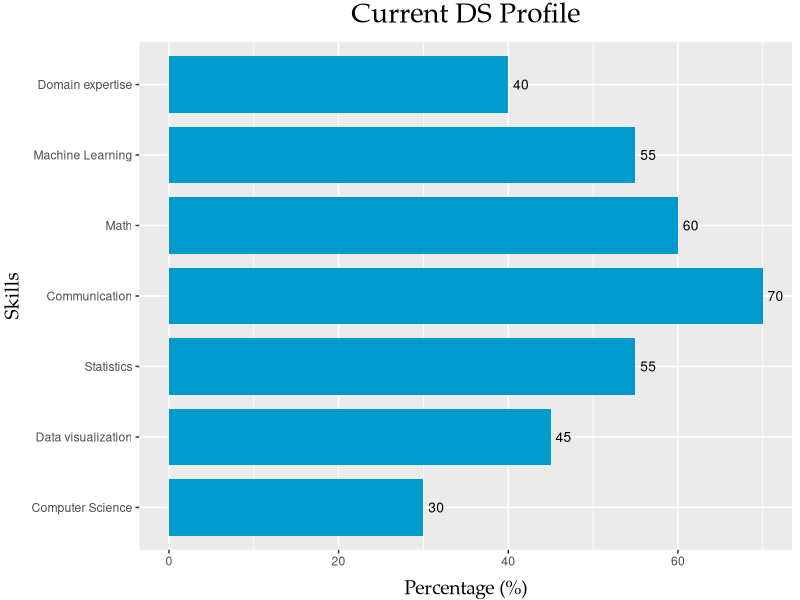
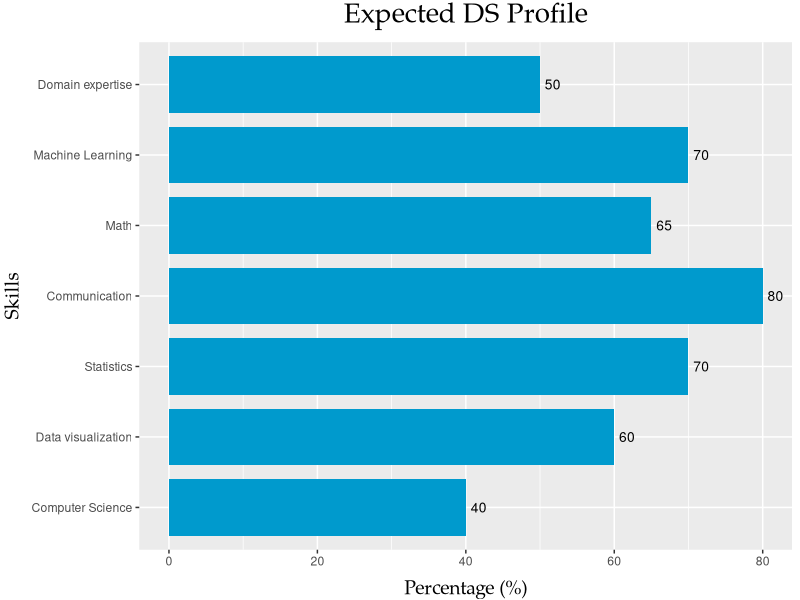
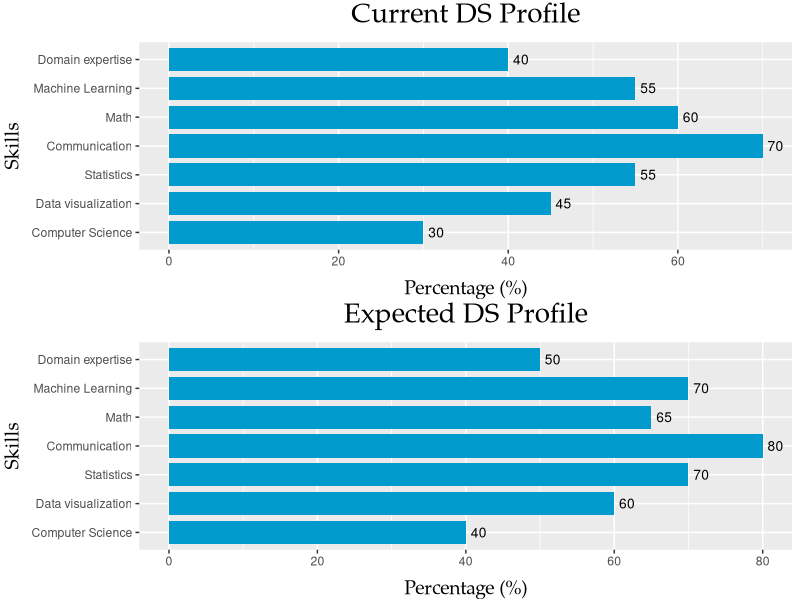
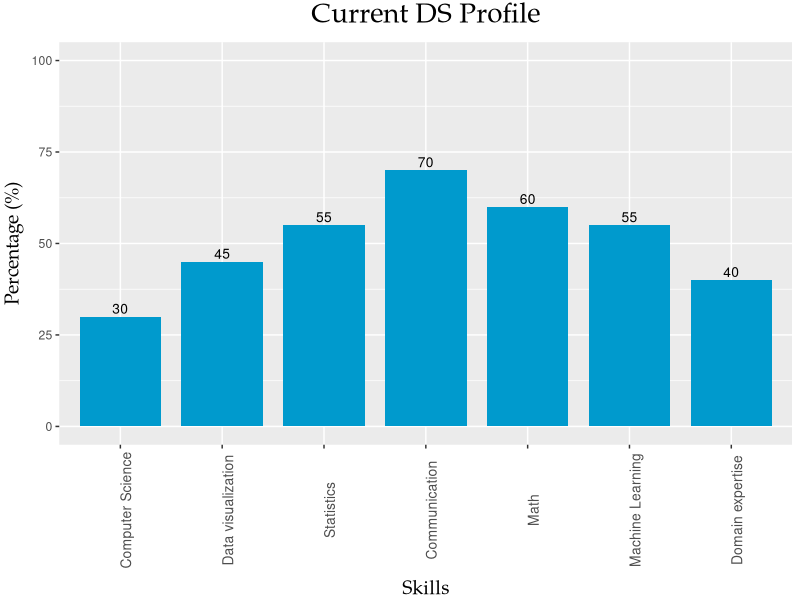
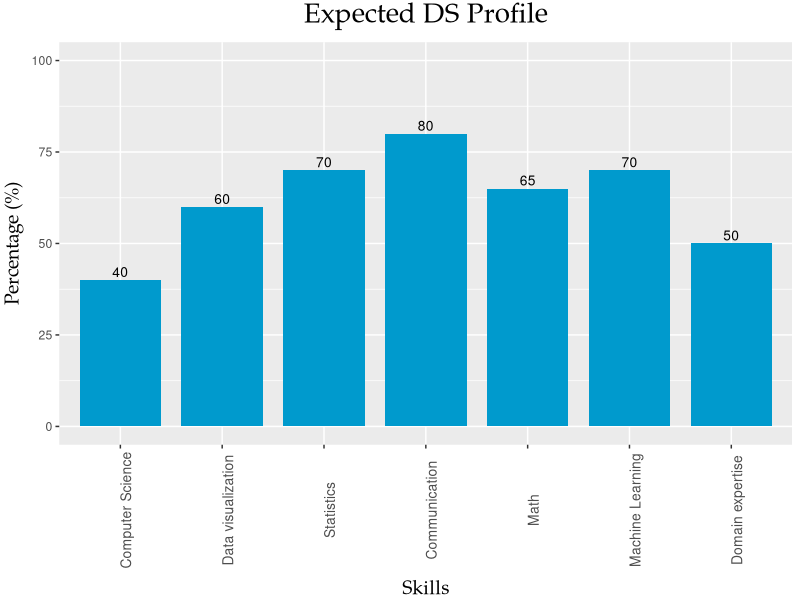
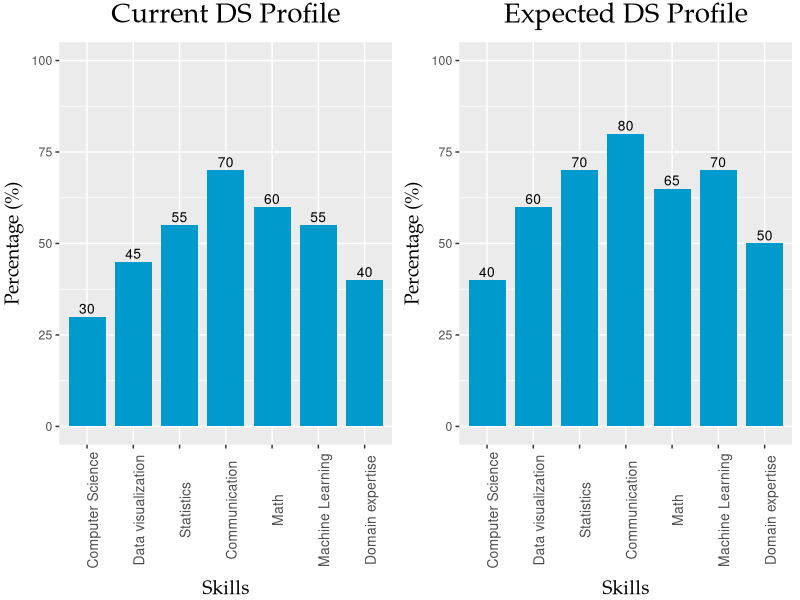
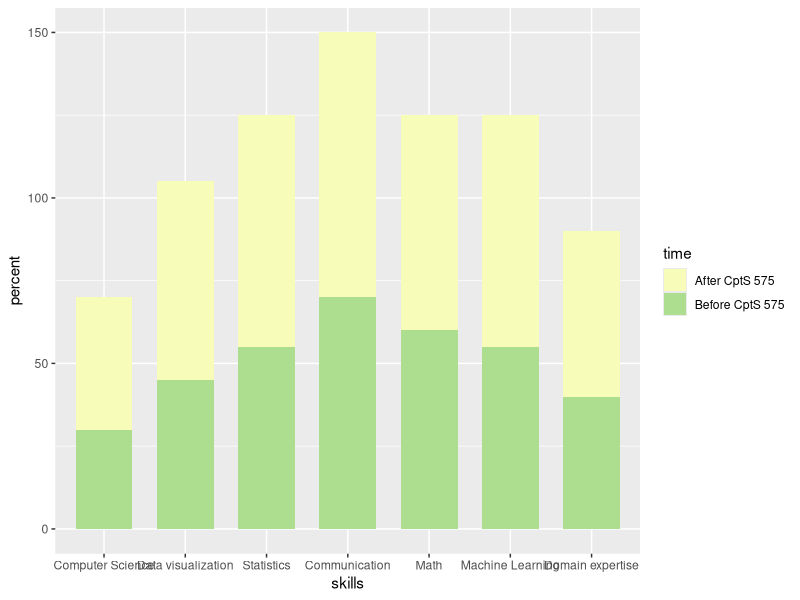
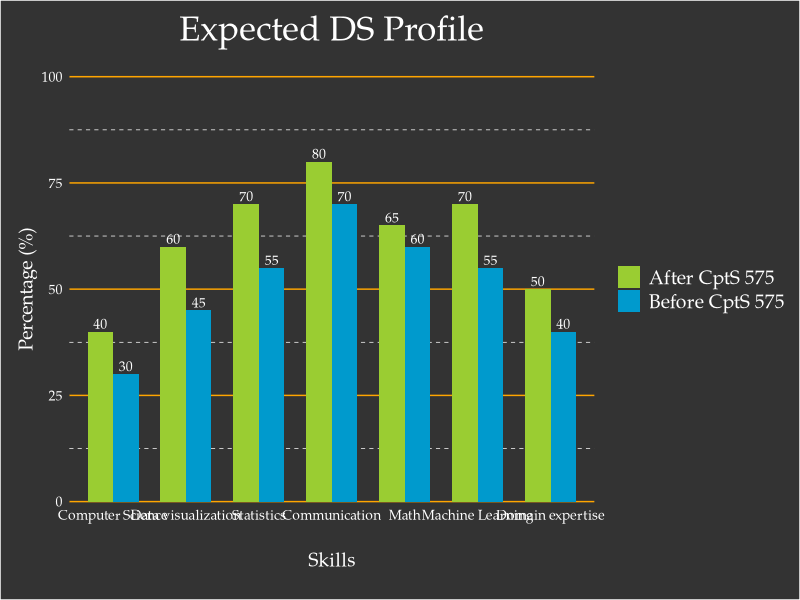

The R source for these figures, in order:
library(ggplot2)
library(gridExtra)

skills = factor(c("Computer Science", "Data visualization", "Statistics" , "Communication", 
           "Math",  "Machine Learning", "Domain expertise"), ordered = FALSE )
percent_current = c(30, 45, 55, 70, 60, 55, 40)
percent_future = c(40, 60, 70, 80, 65, 70, 50)
df1 = data.frame(skills,percent_current)
df2 = data.frame(skills,percent_future)

# make skills an ordered factor
df1$skills = factor(df1$skills, levels = df1$skills)
df2$skills = factor(df2$skills, levels = df2$skills)

plot1 = ggplot(data=df1, aes(x=skills, y=percent_current)) + 
  geom_bar(stat="identity", width=0.8, fill="deepskyblue3") +
  geom_text(aes(label=percent_current), hjust=-0.3, size=3.5) +
  coord_cartesian(xlim=c(0,100)) + coord_flip() +
  ggtitle("Current DS Profile") + ylab("Percentage (%)") + xlab("Skills") + 
  theme(
    plot.title = element_text(size=20, hjust=0.5, vjust = 1.5, family = "Palatino"),
    axis.title.x = element_text(size=14, vjust = -0.3, family = "Palatino"),
    axis.title.y = element_text(size=14, vjust = 1.5, family = "Palatino")
  )
plot1

plot2 = ggplot(data=df2, aes(x=skills, y=percent_future)) + 
  geom_bar(stat="identity", width=0.8, fill="deepskyblue3") +
  geom_text(aes(label=percent_future), hjust=-0.3, size=3.5) +
  coord_cartesian(xlim=c(0,100)) + coord_flip() +
  ggtitle("Expected DS Profile") + ylab("Percentage (%)") + xlab("Skills") +
  theme(
    plot.title = element_text(size=20, hjust=0.5, vjust = 1.5, family = "Palatino"),
    axis.title.x = element_text(size=14, vjust = -0.3, family = "Palatino"),
    axis.title.y = element_text(size=14, vjust = 1.5, family = "Palatino")
  )

plot2

grid.arrange(plot1, plot2, nrow=2)

plot3 = ggplot(data=df1, aes(x=skills, y=percent_current)) + 
  geom_bar(stat="identity", width=0.8, fill="deepskyblue3") +
  geom_text(aes(label=percent_current), vjust=-0.3, size=3.5) +
  coord_cartesian(ylim=c(0,100)) + #coord_flip() +
  ggtitle("Current DS Profile") + ylab("Percentage (%)") + xlab("Skills") + 
  theme(
    plot.title = element_text(size=20, hjust=0.5, vjust = 1.5, family = "Palatino"),
    axis.title.x = element_text(size=14, vjust = -0.3, family = "Palatino"),
    axis.text.x = element_text(size=10, angle = 90),
    axis.title.y = element_text(size=14, vjust = 1.5, family = "Palatino")
  )
plot3

plot4 = ggplot(data=df2, aes(x=skills, y=percent_future)) + 
  geom_bar(stat="identity", width=0.8, fill="deepskyblue3") +
  geom_text(aes(label=percent_future), vjust=-0.3, size=3.5) +
  coord_cartesian(ylim=c(0,100)) + #coord_flip() +
  ggtitle("Expected DS Profile") + ylab("Percentage (%)") + xlab("Skills") +
  theme(
    plot.title = element_text(size=20, hjust=0.5, vjust = 1.5, family = "Palatino"),
    axis.title.x = element_text(size=14, vjust = -0.3, family = "Palatino"),
    axis.text.x = element_text(size = 10, angle = 90),
    axis.title.y = element_text(size=14, vjust = 1.5, family = "Palatino")
  )

plot4

grid.arrange(plot3, plot4, ncol=2)

df3 = data.frame(time=rep(c("Before CptS 575", "After CptS 575"), each=7),skills=rep(skills),
                 percent=c(percent_current,percent_future))
df3$skills = factor(df3$skills, as.ordered(skills))
head(df3,15)

# Stacked barplot with multiple groups
plot5 = ggplot(data=df3, aes(x=skills, y=percent, fill=time)) +
  geom_bar(stat="identity", width=0.7) + scale_fill_brewer(palette=15)

plot5

# Use position=position_dodge()
plot6 = ggplot(data=df3, aes(x=skills, y=percent, fill=time)) +
  geom_bar(stat="identity", width=0.7, position=position_dodge()) +
  geom_text(aes(label=percent), position = position_dodge(0.7), vjust=-0.3, size=3.5, color = "White", family = "Palatino") +
  coord_cartesian(ylim=c(0,100)) + scale_fill_manual(values = c("olivedrab3", "deepskyblue3")) +
  ggtitle("Expected DS Profile") + ylab("Percentage (%)") + xlab("Skills") + labs(fill = "Time Zone") +
  theme(
    plot.background = element_rect(fill = "grey20"), 
    panel.background = element_rect(fill = "grey20"),
    panel.grid.major = element_line(colour = "orange", size=0.5),
    panel.grid.minor = element_line(colour = "white", linetype = "dashed"),
    panel.grid.major.x = element_blank(),
    panel.grid.minor.x = element_blank(),
    plot.title = element_text(size=25, hjust=0.5, vjust = 1.5, family = "Palatino", colour = "White", margin = margin(10, 0, 0, 0)),
    axis.title.x = element_text(size=14, vjust = -0.3, family = "Palatino", colour = "White", margin = margin(0, 0, 20, 0)),
    axis.text.x = element_text(size = 10, vjust = 5.0, family = "Palatino", colour = "White"),
    axis.title.y = element_text(size=14, vjust = 1.5, family = "Palatino", colour = "White", margin = margin(10, 0, 10, 10)),
    axis.text.y = element_text(size = 10, family = "Palatino", colour = "White"),
    # Change legend background color
    legend.background = element_rect(fill = "Grey20"),
    #legend.title= element_text(color = "White",family = "Palatino", size=14),
    legend.title=element_blank(),
    #legend.key = element_rect(fill = "lightblue", color = NA),
    legend.text = element_text(color = "White",family = "Palatino", size=14)
    # Change legend key size and key width
    #legend.key.size = unit(1.5, "cm"),
    #legend.key.width = unit(0.5,"cm") 
  )

plot6











